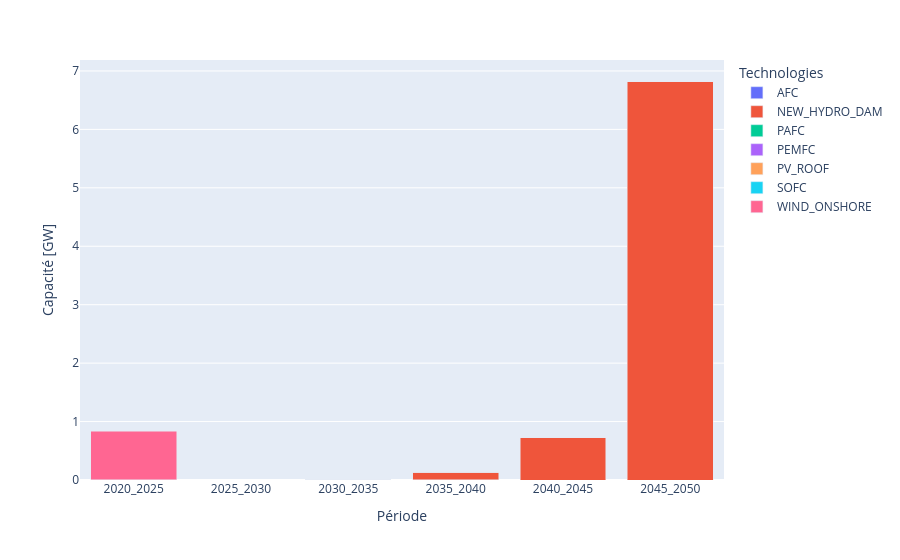

Notebook cell for this chart:
### Code cell
plot_elec_new_positive(results_materials_relax, elec_positive_relax)

### Figure 1 — Plotly figure (JSON) as saved in the notebook; plotly's stock layout.template omitted (floating-point values rounded to 4 significant figures)
{"data": [{"hovertemplate": "Technologies=AFC<br>Période=%{x}<br>Capacité=%{y}<extra></extra>", "legendgroup": "AFC", "marker": {"color": "#636efa", "pattern": {"shape": ""}}, "name": "AFC", "orientation": "v", "showlegend": true, "textposition": "auto", "type": "bar", "x": ["2020_2025", "2025_2030", "2030_2035", "2035_2040", "2040_2045", "2045_2050"], "xaxis": "x", "y": [0.0, 0.0, 0.001688, 0.002351, 0.0, 0.0], "yaxis": "y"}, {"hovertemplate": "Technologies=NEW_HYDRO_DAM<br>Période=%{x}<br>Capacité=%{y}<extra></extra>", "legendgroup": "NEW_HYDRO_DAM", "marker": {"color": "#EF553B", "pattern": {"shape": ""}}, "name": "NEW_HYDRO_DAM", "orientation": "v", "showlegend": true, "textposition": "auto", "type": "bar", "x": ["2020_2025", "2025_2030", "2030_2035", "2035_2040", "2040_2045", "2045_2050"], "xaxis": "x", "y": [0.0, 0.0, 0.0, 0.1333, 0.7299, 6.828], "yaxis": "y"}, {"hovertemplate": "Technologies=PAFC<br>Période=%{x}<br>Capacité=%{y}<extra></extra>", "legendgroup": "PAFC", "marker": {"color": "#00cc96", "pattern": {"shape": ""}}, "name": "PAFC", "orientation": "v", "showlegend": true, "textposition": "auto", "type": "bar", "x": ["2020_2025", "2025_2030", "2030_2035", "2035_2040", "2040_2045", "2045_2050"], "xaxis": "x", "y": [0.0, 0.0, 0.0, 0.001345, 0.0, 0.0], "yaxis": "y"}, {"hovertemplate": "Technologies=PEMFC<br>Période=%{x}<br>Capacité=%{y}<extra></extra>", "legendgroup": "PEMFC", "marker": {"color": "#ab63fa", "pattern": {"shape": ""}}, "name": "PEMFC", "orientation": "v", "showlegend": true, "textposition": "auto", "type": "bar", "x": ["2020_2025", "2025_2030", "2030_2035", "2035_2040", "2040_2045", "2045_2050"], "xaxis": "x", "y": [0.0, 0.0, 0.0, 0.00151, 0.0, 0.0], "yaxis": "y"}, {"hovertemplate": "Technologies=PV_ROOF<br>Période=%{x}<br>Capacité=%{y}<extra></extra>", "legendgroup": "PV_ROOF", "marker": {"color": "#FFA15A", "pattern": {"shape": ""}}, "name": "PV_ROOF", "orientation": "v", "showlegend": true, "textposition": "auto", "type": "bar", "x": ["2020_2025", "2025_2030", "2030_2035", "2035_2040", "2040_2045", "2045_2050"], "xaxis": "x", "y": [0.00236, 0.0, 0.0, 0.0, 0.0, 0.0], "yaxis": "y"}, {"hovertemplate": "Technologies=SOFC<br>Période=%{x}<br>Capacité=%{y}<extra></extra>", "legendgroup": "SOFC", "marker": {"color": "#19d3f3", "pattern": {"shape": ""}}, "name": "SOFC", "orientation": "v", "showlegend": true, "textposition": "auto", "type": "bar", "x": ["2020_2025", "2025_2030", "2030_2035", "2035_2040", "2040_2045", "2045_2050"], "xaxis": "x", "y": [0.0, 0.0, 0.0, 0.001278, 0.0, 0.0], "yaxis": "y"}, {"hovertemplate": "Technologies=WIND_ONSHORE<br>Période=%{x}<br>Capacité=%{y}<extra></extra>", "legendgroup": "WIND_ONSHORE", "marker": {"color": "#FF6692", "pattern": {"shape": ""}}, "name": "WIND_ONSHORE", "orientation": "v", "showlegend": true, "textposition": "auto", "type": "bar", "x": ["2020_2025", "2025_2030", "2030_2035", "2035_2040", "2040_2045", "2045_2050"], "xaxis": "x", "y": [0.8352, 0.0, 0.0, 0.0, 0.0, 0.0], "yaxis": "y"}], "layout": {"barmode": "stack", "legend": {"title": {"text": "Technologies"}, "tracegroupgap": 0}, "margin": {"t": 60}, "xaxis": {"anchor": "y", "domain": [0, 1], "title": {"text": "Période"}}, "yaxis": {"anchor": "x", "domain": [0, 1], "title": {"text": "Capacité [GW]"}}}}
